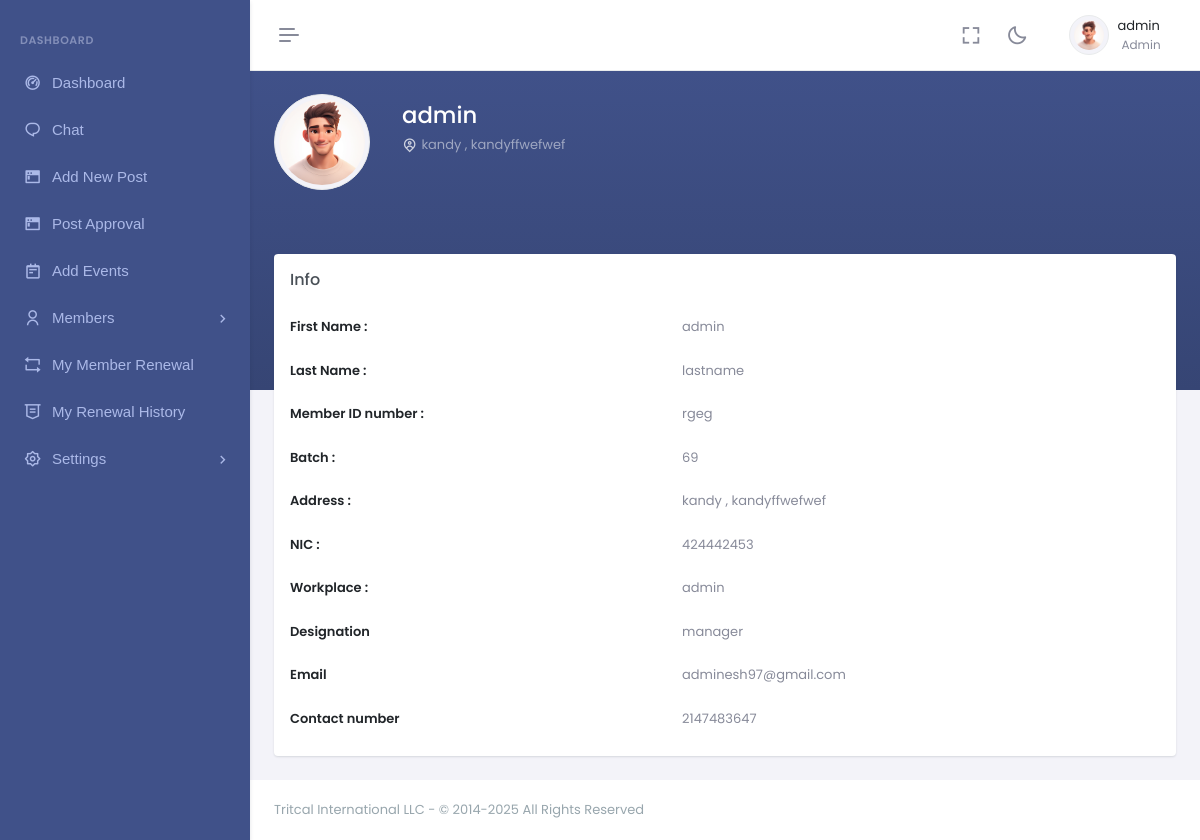
Before: /admin_profile.php (signed in) with the older database file.
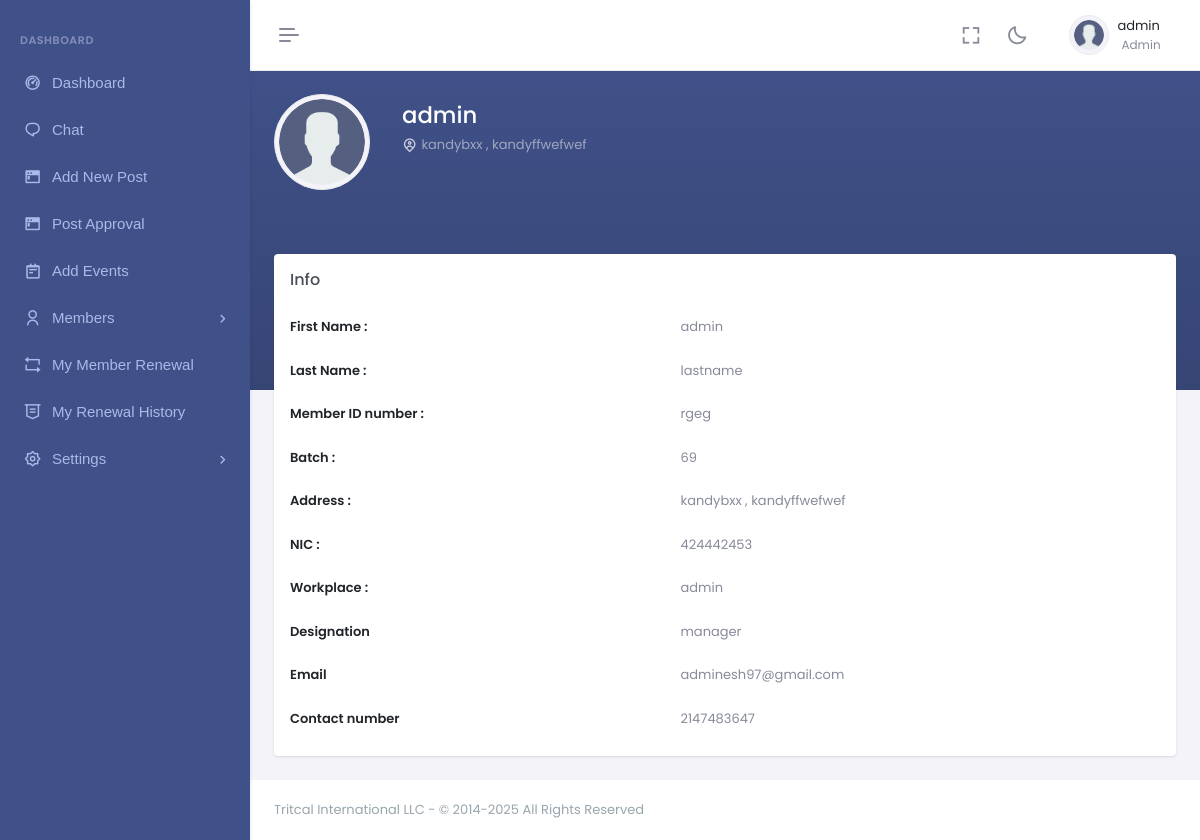
After: the same page with the newer database file.
### tables this page shows
CREATE TABLE `members` (
  `member_id` int(11) NOT NULL,
  `member_username` varchar(255) NOT NULL,
  `member_first_name` varchar(255) NOT NULL,
  `member_last_name` varchar(255) NOT NULL,
  `member_id_no` varchar(255) NOT NULL,
  `member_batch` varchar(255) DEFAULT NULL,
  `member_address` varchar(255) DEFAULT NULL,
  `member_address_line2` varchar(255) DEFAULT NULL,
  `member_nic` varchar(255) DEFAULT NULL,
  `role` varchar(255) DEFAULT NULL,
  `member_wrokplace` varchar(255) DEFAULT NULL,
  `member_designation` varchar(255) DEFAULT NULL,
  `member_email` varchar(255) NOT NULL,
  `contact_number` varchar(100) NOT NULL,
  `profile_pic` varchar(255) DEFAULT NULL,
  `password` varchar(255) NOT NULL,
  `confirm_password` varchar(255) NOT NULL,
  `status` varchar(255) DEFAULT NULL
);

### admin_profile.php (the view, shortened to what this page needs)
<?php
require 'db.php';
?>
<!doctype html>
<html lang="en" data-layout="vertical" data-topbar="light" data-sidebar="dark" data-sidebar-size="lg" data-sidebar-image="none" data-preloader="disable" data-theme="default" data-theme-colors="default">
<head>
    <link rel="stylesheet" href="assets/libs/swiper/swiper-bundle.min.css">
    <link href="assets/css/bootstrap.min.css" rel="stylesheet" type="text/css" />
    <link href="assets/css/icons.min.css" rel="stylesheet" type="text/css" />
    <link href="assets/css/app.min.css" rel="stylesheet" type="text/css" />
    <link href="assets/css/custom.min.css" rel="stylesheet" type="text/css" />
</head>
<body>
    <div id="layout-wrapper">
        <?php include './inc/admin_header.php';?>
        <?php include './inc/admin_sidebar.php';?>
        <div class="main-content">
            <div class="page-content">
                <div class="container-fluid">
                    <div class="profile-foreground position-relative mx-n4 mt-n4">
                        <div class="profile-wid-bg"></div>
                    </div>
                    <div class="pt-4 mb-4 mb-lg-3 pb-lg-4 profile-wrapper">
                        <div class="row g-4">
                            <div class="col-auto">
                                <div class="avatar-lg">
                                <?php
                            if ($userData['profile_pic'] == NULL) {
                                ?>
                                <img src="inc/user.png" alt="" class="img-thumbnail rounded-circle" style="width:100px;">
                                <?php
                            } else {
                                ?>
                                <img src="backend/uploads/<?= $userData['profile_pic']; ?>" alt=""
                                    class="img-thumbnail rounded-circle" style="width:100px;">
                                <?php
                            }
                            ?>
                                </div>
                            </div>
                            <div class="col">
                                <div class="p-2">
                                    <h3 class="text-white mb-1"><?php echo htmlspecialchars($userData['member_username']); ?></h3>
                                    <div class="hstack text-white-50 gap-1">
                                        <div class="me-2"><i class="ri-map-pin-user-line me-1 text-white text-opacity-75 fs-16 align-middle"></i><?php echo htmlspecialchars($userData['member_address']); ?>
                                    , <?php echo htmlspecialchars($userData['member_address_line2']); ?></div>
                                    </div>
                                </div>
                            </div>
                        </div>
                    </div>
                    <div class="row">
                        <div class="col-lg-12">
                            <div>
                                <div class="tab-content pt-4 text-muted">
                                    <div class="tab-pane active" id="overview-tab" role="tabpanel">
                                        <div class="row">
                                            <div class="col-xxl-12">
                                                <div class="card">
                                                    <div class="card-body">
                                                        <h5 class="card-title mb-3">Info</h5>
                                                        <div class="table-responsive">
                                                            <table class="table table-borderless mb-0">
                                                                <tbody>
                                                                    <tr>
                                                                        <th class="ps-0" scope="row">First Name :</th>
                                                                        <td class="text-muted"><?php echo htmlspecialchars($userData['member_first_name']); ?></td>
                                                                    </tr>
                                                                    <tr>
                                                                        <th class="ps-0" scope="row">Last Name :</th>
                                                                        <td class="text-muted"><?php echo htmlspecialchars($userData['member_last_name']); ?></td>
                                                                    </tr>
                                                                    <tr>
                                                                        <th class="ps-0" scope="row">Member ID number :</th>
                                                                        <td class="text-muted"><?php echo htmlspecialchars($userData['member_id_no']); ?></td>
                                                                    </tr>
                                                                    <tr>
                                                                        <th class="ps-0" scope="row">Batch :</th>
                                                                        <td class="text-muted"><?php echo htmlspecialchars($userData['member_batch']); ?></td>
                                                                    </tr>
                                                                    <tr>
                                                                        <th class="ps-0" scope="row">Address :</th>
                                                                        <td class="text-muted"><?php echo htmlspecialchars($userData['member_address']); ?>
                                                                    , <?php echo htmlspecialchars($userData['member_address_line2']); ?></td>
                                                                    </tr>
                                                                    <tr>
                                                                        <th class="ps-0" scope="row">NIC :</th>
                                                                        <td class="text-muted"><?php echo htmlspecialchars($userData['member_nic']); ?></td>
                                                                    </tr>
                                                                    <tr>
                                                                        <th class="ps-0" scope="row">Workplace :</th>
                                                                        <td class="text-muted"><?php echo htmlspecialchars($userData['member_wrokplace']); ?></td>
                                                                    </tr>
                                                                    <tr>
                                                                        <th class="ps-0" scope="row">Designation</th>
                                                                        <td class="text-muted"><?php echo htmlspecialchars($userData['member_designation']); ?></td>
                                                                    </tr>
                                                                    <tr>
                                                                        <th class="ps-0" scope="row">Email</th>
                                                                        <td class="text-muted"><?php echo htmlspecialchars($userData['member_email']); ?></td>
                                                                    </tr>
                                                                    <tr>
                                                                        <th class="ps-0" scope="row">Contact number</th>
                                                                        <td class="text-muted"><?php echo htmlspecialchars($userData['contact_number']); ?></td>
                                                                    </tr>
                                                                </tbody>
                                                            </table>
                                                        </div>
                                                    </div>
                                                </div>
                                            </div>
                                        </div>
                                    </div>
                                </div>
                            </div>
                        </div>
                    </div>
                </div>
            </div>
            <?php include './inc/dash_footer.php'; ?>
        </div>
</body>
</html>

### inc/admin_header.php (shortened to what this page needs)
<?php
require 'db.php';
$user = $_SESSION['member_id'];
$query = "SELECT * FROM members WHERE member_id = '$user'";
$userData = mysqli_fetch_assoc(mysqli_query($conn, $query));
?>
<header id="page-topbar">
    <div class="layout-width">
        <div class="navbar-header">
            <div class="d-flex">
                <button type="button"
                    class="btn btn-sm px-3 fs-16 header-item vertical-menu-btn topnav-hamburger material-shadow-none"
                    id="topnav-hamburger-icon">
                    <span class="hamburger-icon">
                        <span></span>
                        <span></span>
                        <span></span>
                    </span>
                </button>
            </div>
            <div class="d-flex align-items-center">
                <div class="ms-1 header-item d-none d-sm-flex">
                    <button type="button"
                        class="btn btn-icon btn-topbar material-shadow-none btn-ghost-secondary rounded-circle"
                        data-toggle="fullscreen">
                        <i class='bx bx-fullscreen fs-22'></i>
                    </button>
                </div>
                <div class="ms-1 header-item d-none d-sm-flex">
                    <button type="button"
                        class="btn btn-icon btn-topbar material-shadow-none btn-ghost-secondary rounded-circle light-dark-mode">
                        <i class='bx bx-moon fs-22'></i>
                    </button>
                </div>
                <div class="dropdown ms-sm-3 header-item topbar-user" style="background-color:white;">
                    <button type="button" class="btn material-shadow-none" id="page-header-user-dropdown"
                        data-bs-toggle="dropdown" aria-haspopup="true" aria-expanded="false"
                        style="background-color:white;">
                        <span class="d-flex align-items-center">
                            <?php
                            if ($userData['profile_pic'] == NULL) {
                                ?>
                                <img src="inc/user.png" alt="" class="img-thumbnail rounded-circle" style="width:40px;">
                                <?php
                            } else {
                                ?>
                                <img src="backend/uploads/<?= $userData['profile_pic']; ?>" alt=""
                                    class="img-thumbnail rounded-circle" style="width:40px;">
                                <?php
                            }
                            ?>
                            <span class="text-start ms-xl-2">
                                <?php echo $_SESSION['member_username']; ?>
                                <span class="d-none d-xl-block ms-1 fs-12 user-name-sub-text">Admin</span>
                            </span>
                        </span>
                    </button>
                </div>
            </div>
        </div>
    </div>
</header>

### inc/admin_sidebar.php (shortened to what this page needs)
<div class="app-menu navbar-menu">
    <div class="navbar-brand-box">
    </div>
    <div id="scrollbar">
        <div class="container-fluid">
            <ul class="navbar-nav" id="navbar-nav">
                <li class="menu-title"><span data-key="t-menu">Dashboard</span></li>
                <li class="nav-item">
                    <a class="nav-link menu-link" href="admin_dashboard.php">
                        <i class="ri-dashboard-2-line"></i> <span data-key="t-widgets">Dashboard</span>
                    </a>
                </li>
                <li class="nav-item">
                    <a class="nav-link menu-link" href="admin_chat.php">
                        <i class="ri-chat-1-line"></i> <span data-key="t-widgets">Chat</span>
                    </a>
                </li>
                <li class="nav-item">
                    <a class="nav-link menu-link" href="add_posts.php">
                        <i class="ri-terminal-window-fill"></i> <span data-key="t-widgets">Add New Post</span>
                    </a>
                </li>
                <li class="nav-item">
                    <a class="nav-link menu-link" href="posts.php">
                        <i class="ri-terminal-window-fill"></i> <span data-key="t-widgets">Post Approval</span>
                    </a>
                </li>
                <li class="nav-item">
                    <a class="nav-link menu-link" href="add_events.php">
                        <i class="bx bx-notepad"></i> <span data-key="t-widgets">Add Events</span>
                    </a>
                </li>
                <li class="nav-item">
                    <a class="nav-link menu-link" href="#sidebarTables" data-bs-toggle="collapse" role="button"
                        aria-expanded="false" aria-controls="sidebarTables">
                        <i class=" ri-user-line"></i> <span data-key="t-tables">Members</span>
                    </a>
                </li>
                <li class="nav-item">
                    <a class="nav-link menu-link" href="admin_member_renewal.php">
                        <i class="ri-repeat-line"></i> <span data-key="t-widgets">My Member Renewal</span>
                    </a>
                </li>
                <li class="nav-item">
                    <a class="nav-link menu-link" href="admin_member_renewal_history.php">
                        <i class="ri-honour-line"></i> <span data-key="t-widgets">My Renewal History</span>
                    </a>
                </li>
                <li class="nav-item">
                    <a class="nav-link menu-link" href="#sidebarCharts" data-bs-toggle="collapse" role="button"
                        aria-expanded="false" aria-controls="sidebarCharts">
                        <i class="ri-settings-2-line"></i> <span data-key="t-charts">Settings</span>
                    </a>
                </li>
            </ul>
        </div>
    </div>
    <div class="sidebar-background"></div>
</div>

### inc/dash_footer.php
<footer class="footer">
                <div class="container-fluid">
                    <div class="row">
                        <div class="col-sm-6">
                        <p class="copyright-text">Tritcal International LLC - © 2014-<?= date("Y") ?> All Rights Reserved</p>
                        </div>
                        <div class="col-sm-6">
                        </div>
                    </div>
                </div>
            </footer>
        </div>

Changed rows visible on the page:
changed members "admin": member_address "kandy" → "kandybxx"; profile_pic: picture removed
